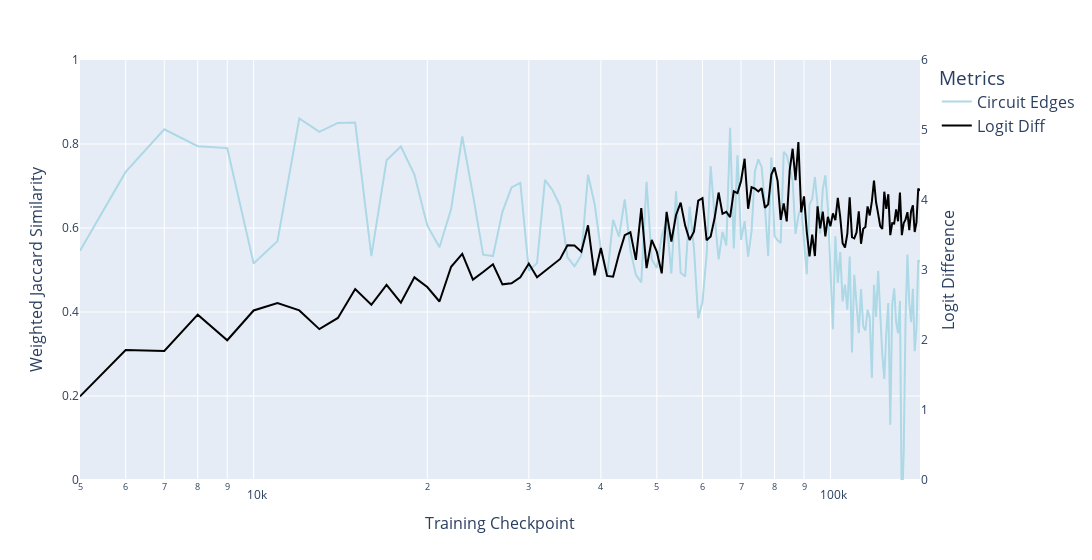
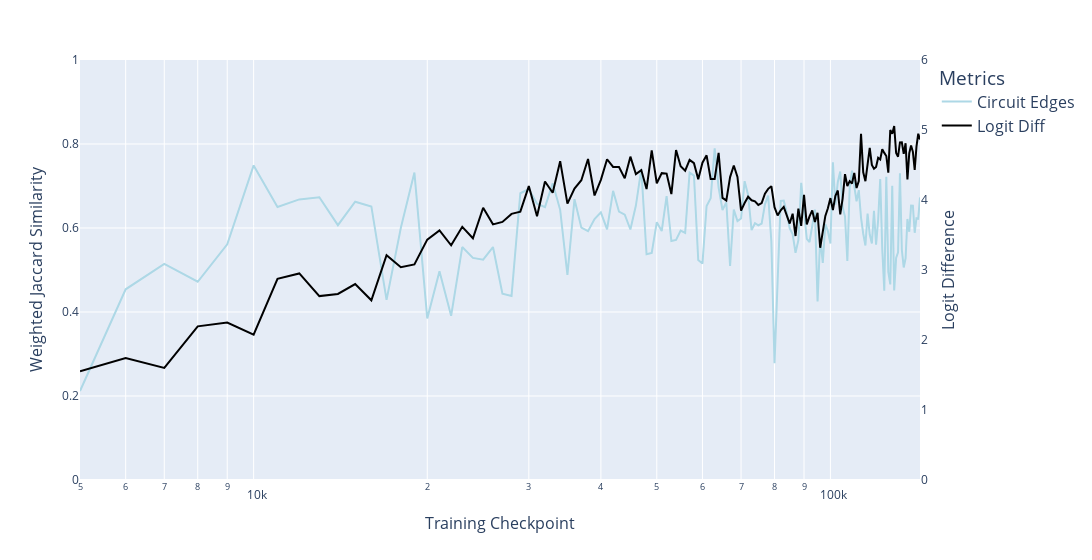
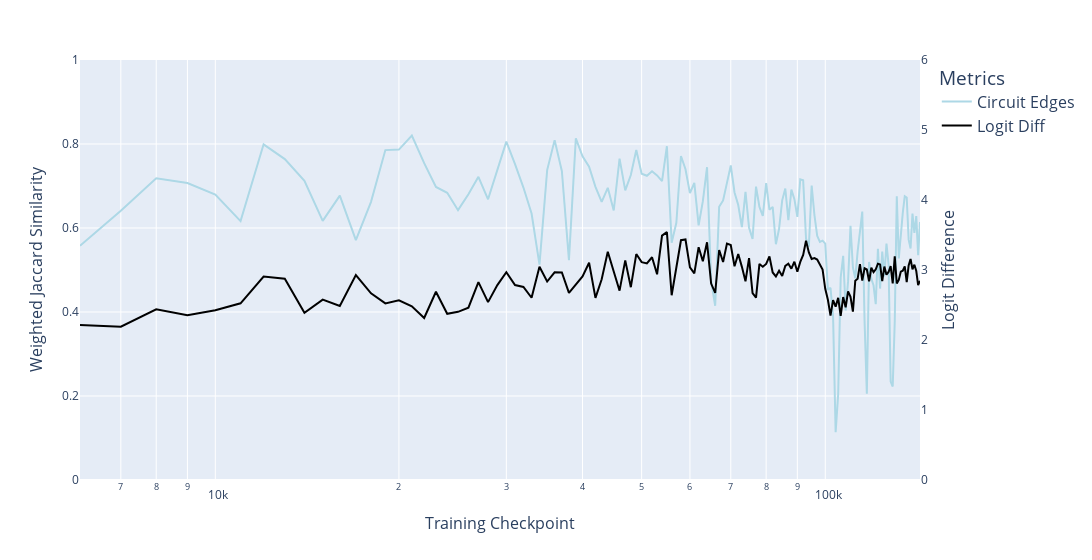
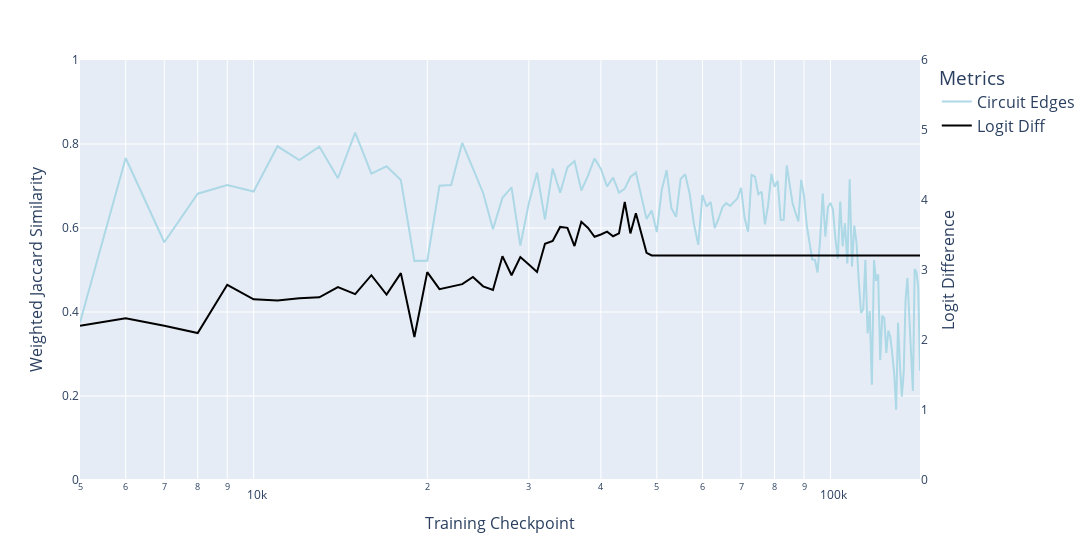

Source (notebook cell) for these figures, in order:
### Markdown cell above
### Graph Similarity

### Code cell
for model in models:
    model_df = all_graphs[all_graphs['model'] == model].copy()
    weighted_jaccard_results = compute_weighted_jaccard_similarity(model_df)
    plot_graph_metric(
        weighted_jaccard_results, 
        'jaccard_similarity', 
        perf_metrics_by_model[model], 
        f'Weighted Jaccard Similarity to Previous Checkpoint for {model}', 
        left_y_title="Weighted Jaccard Similarity",
        y_range=1, 
        x_axis_col='checkpoint_2', 
        log_x=True,
        disable_title=True
    )

### Figure 1 — Plotly figure (JSON) as saved in the notebook; plotly's stock layout.template omitted (floating-point values rounded to 4 significant figures; data arrays with more than 128 entries replaced by an {"elided": "..."} marker saying what was removed)
{"data": [{"hovertemplate": "variable=Circuit Edges<br>checkpoint_2=%{x}<br>value=%{y}<extra></extra>", "legendgroup": "Circuit Edges", "line": {"color": "lightblue", "dash": "solid"}, "marker": {"symbol": "circle"}, "mode": "lines", "name": "Circuit Edges", "orientation": "v", "showlegend": true, "type": "scatter", "x": {"elided": "139 int values"}, "xaxis": "x", "y": {"elided": "139 float values"}, "yaxis": "y"}, {"line": {"color": "black"}, "mode": "lines", "name": "Logit Diff", "type": "scatter", "x": {"elided": "139 int values"}, "y": {"elided": "139 float values"}, "yaxis": "y2"}], "layout": {"legend": {"font": {"size": 16}, "title": {"text": "Metrics"}, "tracegroupgap": 0}, "margin": {"t": 60}, "width": 1200, "xaxis": {"anchor": "y", "domain": [0, 1], "title": {"font": {"size": 16}, "text": "Training Checkpoint"}, "type": "log"}, "yaxis": {"anchor": "x", "domain": [0, 1], "range": [0, 1], "title": {"font": {"size": 16}, "text": "Weighted Jaccard Similarity"}}, "yaxis2": {"overlaying": "y", "range": [0, 6], "showgrid": false, "side": "right", "title": {"font": {"size": 16}, "text": "Logit Difference"}}}}

### Figure 2 — Plotly figure (JSON) as saved in the notebook; plotly's stock layout.template omitted (floating-point values rounded to 4 significant figures; data arrays with more than 128 entries replaced by an {"elided": "..."} marker saying what was removed)
{"data": [{"hovertemplate": "variable=Circuit Edges<br>checkpoint_2=%{x}<br>value=%{y}<extra></extra>", "legendgroup": "Circuit Edges", "line": {"color": "lightblue", "dash": "solid"}, "marker": {"symbol": "circle"}, "mode": "lines", "name": "Circuit Edges", "orientation": "v", "showlegend": true, "type": "scatter", "x": {"elided": "139 int values"}, "xaxis": "x", "y": {"elided": "139 float values"}, "yaxis": "y"}, {"line": {"color": "black"}, "mode": "lines", "name": "Logit Diff", "type": "scatter", "x": {"elided": "139 int values"}, "y": {"elided": "139 float values"}, "yaxis": "y2"}], "layout": {"legend": {"font": {"size": 16}, "title": {"text": "Metrics"}, "tracegroupgap": 0}, "margin": {"t": 60}, "width": 1200, "xaxis": {"anchor": "y", "domain": [0, 1], "title": {"font": {"size": 16}, "text": "Training Checkpoint"}, "type": "log"}, "yaxis": {"anchor": "x", "domain": [0, 1], "range": [0, 1], "title": {"font": {"size": 16}, "text": "Weighted Jaccard Similarity"}}, "yaxis2": {"overlaying": "y", "range": [0, 6], "showgrid": false, "side": "right", "title": {"font": {"size": 16}, "text": "Logit Difference"}}}}

### Figure 3 — Plotly figure (JSON) as saved in the notebook; plotly's stock layout.template omitted (floating-point values rounded to 4 significant figures; data arrays with more than 128 entries replaced by an {"elided": "..."} marker saying what was removed)
{"data": [{"hovertemplate": "variable=Circuit Edges<br>checkpoint_2=%{x}<br>value=%{y}<extra></extra>", "legendgroup": "Circuit Edges", "line": {"color": "lightblue", "dash": "solid"}, "marker": {"symbol": "circle"}, "mode": "lines", "name": "Circuit Edges", "orientation": "v", "showlegend": true, "type": "scatter", "x": {"elided": "138 int values"}, "xaxis": "x", "y": {"elided": "138 float values"}, "yaxis": "y"}, {"line": {"color": "black"}, "mode": "lines", "name": "Logit Diff", "type": "scatter", "x": {"elided": "138 int values"}, "y": {"elided": "138 float values"}, "yaxis": "y2"}], "layout": {"legend": {"font": {"size": 16}, "title": {"text": "Metrics"}, "tracegroupgap": 0}, "margin": {"t": 60}, "width": 1200, "xaxis": {"anchor": "y", "domain": [0, 1], "title": {"font": {"size": 16}, "text": "Training Checkpoint"}, "type": "log"}, "yaxis": {"anchor": "x", "domain": [0, 1], "range": [0, 1], "title": {"font": {"size": 16}, "text": "Weighted Jaccard Similarity"}}, "yaxis2": {"overlaying": "y", "range": [0, 6], "showgrid": false, "side": "right", "title": {"font": {"size": 16}, "text": "Logit Difference"}}}}

### Figure 4 — Plotly figure (JSON) as saved in the notebook; plotly's stock layout.template omitted (floating-point values rounded to 4 significant figures; data arrays with more than 128 entries replaced by an {"elided": "..."} marker saying what was removed)
{"data": [{"hovertemplate": "variable=Circuit Edges<br>checkpoint_2=%{x}<br>value=%{y}<extra></extra>", "legendgroup": "Circuit Edges", "line": {"color": "lightblue", "dash": "solid"}, "marker": {"symbol": "circle"}, "mode": "lines", "name": "Circuit Edges", "orientation": "v", "showlegend": true, "type": "scatter", "x": {"elided": "139 int values"}, "xaxis": "x", "y": {"elided": "139 float values"}, "yaxis": "y"}, {"line": {"color": "black"}, "mode": "lines", "name": "Logit Diff", "type": "scatter", "x": {"elided": "139 int values"}, "y": {"elided": "139 float values"}, "yaxis": "y2"}], "layout": {"legend": {"font": {"size": 16}, "title": {"text": "Metrics"}, "tracegroupgap": 0}, "margin": {"t": 60}, "width": 1200, "xaxis": {"anchor": "y", "domain": [0, 1], "title": {"font": {"size": 16}, "text": "Training Checkpoint"}, "type": "log"}, "yaxis": {"anchor": "x", "domain": [0, 1], "range": [0, 1], "title": {"font": {"size": 16}, "text": "Weighted Jaccard Similarity"}}, "yaxis2": {"overlaying": "y", "range": [0, 6], "showgrid": false, "side": "right", "title": {"font": {"size": 16}, "text": "Logit Difference"}}}}
